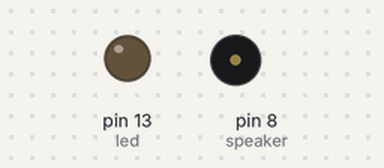
The sketch below on a simulated Arduino Uno, built with avr-gcc and run on an emulated ATmega328P. Shown: output pins drawn as LEDs (lit = HIGH), buzzer (waves = sounding). What the sketch prints to the serial monitor is not drawn.

Above: at 0.6 s.
Timing chart, 0 to 3.0 s (numbered marks = the images above):
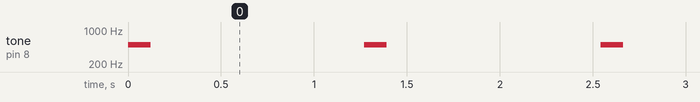

The sketch:

morse.ino
```cpp
/*
  25 element array of morse symbols - cast characters to ints and look them up
  41 - 5A (base 16) or 65 - 90 (base 10) for the capital letters
  http://www.asciitable.com/
*/


int led = 13;
int speaker = 8;
int ASCII_OFFSET = 65;
int unit = 30;

String alphabet[] = {
  ".-", "-...", "-.-.", "-..", ".", "..-.", "--.", "....",
  "..", ".---", "-.-", ".-..", "--", "-.", "---", ".--.",
  "--.-", ".-.", "...", "-", "..-", "...-", ".--", "-..-",
  "-.--", "--.."
};

void setup() {
  Serial.begin(9600);
  pinMode(led, OUTPUT);
  pinMode(speaker, OUTPUT);

  char letter = 'l';
  /*
  switch(letter) {
    case 'a': Serial.print(alphabet[0]);
    case 'b': Serial.print(alphabet[1]);
    case 'c': Serial.print(alphabet[2]);
    case 'd': Serial.print(alphabet[3]);
    case 'e': Serial.print(alphabet[4]);
    case 'f': Serial.print(alphabet[5]);
    case 'g': Serial.print(alphabet[6]);
    case 'h': Serial.print(alphabet[7]);
    case 'i': Serial.print(alphabet[8]);
    case 'j': Serial.print(alphabet[9]);
    case 'k': Serial.print(alphabet[10]);
    case 'l': Serial.print(alphabet[11]);
    case 'm': Serial.print(alphabet[12]);
    case 'n': Serial.print(alphabet[13]);
    case 'o': Serial.print(alphabet[14]);
    case 'p': Serial.print(alphabet[15]);
    case 'q': Serial.print(alphabet[16]);
    case 'r': Serial.print(alphabet[17]);
    case 's': Serial.print(alphabet[18]);
    case 't': Serial.print(alphabet[19]);
    case 'u': Serial.print(alphabet[20]);
    case 'v': Serial.print(alphabet[21]);
    case 'w': Serial.print(alphabet[22]);
    case 'x': Serial.print(alphabet[23]);
    case 'y': Serial.print(alphabet[24]);
    case 'z': Serial.print(alphabet[25]);*/
}

void loop() {
  String word = "L";//ILLINI";
  transmit(toMorse(word));
  delay(1000);
}

String toMorse(String word) {
  String morse = "";
  for (int i = 0; i < word.length(); i++) {
     Serial.print(((int) word[i] - ASCII_OFFSET));
     Serial.print(" ");
     morse += alphabet[(int) word[i] - ASCII_OFFSET];
     morse += " ";
  }
  Serial.print("\n" + morse + "\n");
  return morse;
}

void transmit(String code) {
  for (int i = 0; i < code.length(); i++) {
    if (code[i] == '.') {
      dot();
      /*digitalWrite(led, HIGH);
      delay(100);
      digitalWrite(led, LOW);*/
    } else if (code[i] == '-') {
      dash();
    } else if (code[i] == ' ') {
      delay(5 * unit);
    } else {
      Serial.print("Something bad happened\n");
    }
  }
}

void dot() {
  tone(8, 500, unit);
  delay(unit);
  /*digitalWrite(speaker, HIGH);
  delay(2);
  digitalWrite(speaker, LOW);
  delay(200);*/
}

void dash() {
  tone(8, 500, 5 * unit);
  delay(unit);
}
```

Measured:
- by itself, tone on pin 8 (speaker): alternates 500 Hz for 0.12 s and silent for 1.2 s
